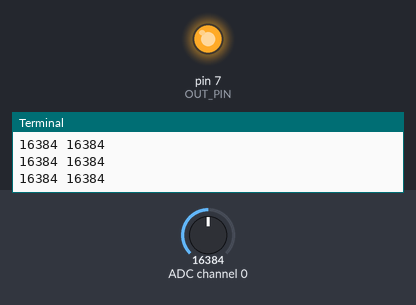
A program run on a simulated Raspberry Pi (header pin numbers). Shown: output pins drawn as LEDs (lit = HIGH), the last lines printed to the terminal. The inputs (shaded band) are chosen by the test bench; at power-on: ADC channel 0 = 16384 (analog values on the 0–32767 scale).

Above: at 1.2 s.
1.3 s: ADC channel 0 set to 9830
At 2.6 s:
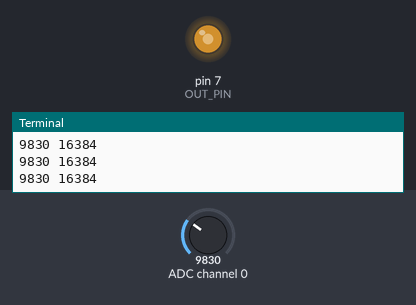
2.9 s: ADC channel 0 set to 3932
At 3.8 s:
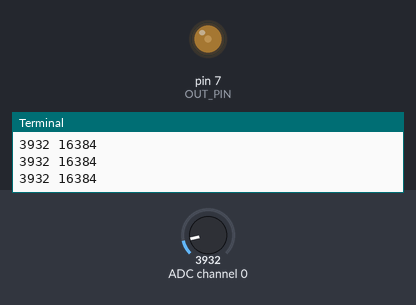
4.4 s: ADC channel 0 set to 0
At 4.9 s:
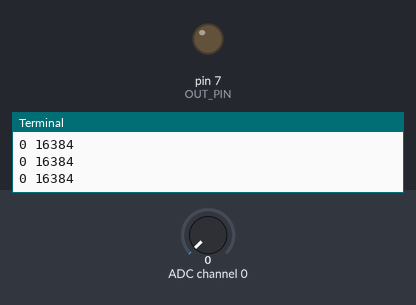
5.9 s: ADC channel 0 set to 16383
At 6.4 s:
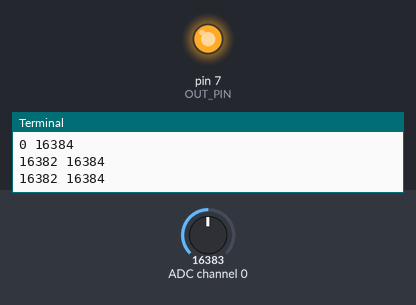
Timing chart, 0 to 8.5 s (numbered marks = the images above; inputs shaded):
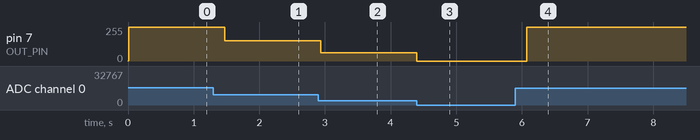

Measured:
- after the input at 1.3 s, pin 7 (OUT_PIN): 255/255 → 153/255 after 0.17 s
- after the input at 2.9 s, pin 7 (OUT_PIN): 153/255 → 61/255 at once
- after the input at 4.4 s, pin 7 (OUT_PIN): 61/255 → 0/255 at once
- after the input at 5.9 s, pin 7 (OUT_PIN): 0/255 → 255/255 after 0.18 s

The program:

index.py
```python
import time
import Adafruit_ADS1x15
import RPi.GPIO as GPIO

adc = Adafruit_ADS1x15.ADS1115()

GAIN = 1

OUT_PIN = 7

def init():
    GPIO.setwarnings(False)
    GPIO.setmode(GPIO.BOARD)

def outp(pin:int):
    GPIO.setup(pin,GPIO.OUT)

class Main:
    def __init__(self) -> None:
        init()
        outp(OUT_PIN)
        self.pwm = GPIO.PWM(OUT_PIN,50)
        max_val=1
        self.pwm.start(1)

        while True:
            value = max(adc.read_adc(0,gain=GAIN),0)
            max_val = max(value,max_val)
            self.pwm.ChangeDutyCycle(100*value/max_val)
            print(value,max_val)
            time.sleep(0.2)

def main():
   Main()


if __name__ == "__main__":
    main()
```
